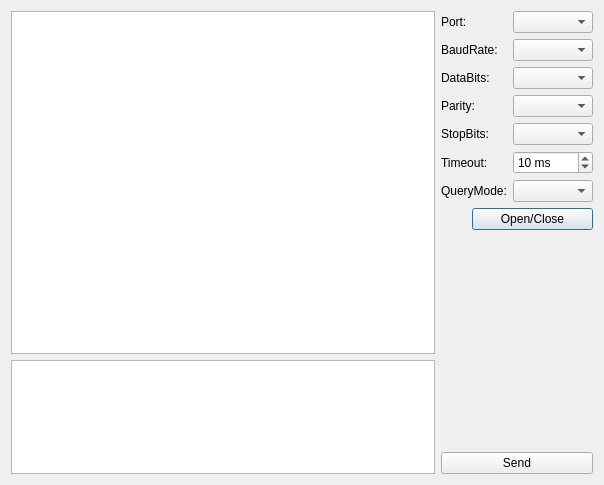
<?xml version="1.0" encoding="UTF-8"?>
<ui version="4.0">
 <class>Dialog</class>
 <widget class="QDialog" name="Dialog">
  <property name="geometry">
   <rect>
    <x>0</x>
    <y>0</y>
    <width>604</width>
    <height>485</height>
   </rect>
  </property>
  <property name="windowTitle">
   <string>Dialog</string>
  </property>
  <layout class="QHBoxLayout" name="horizontalLayout_2">
   <item>
    <layout class="QVBoxLayout" name="verticalLayout" stretch="3,1">
     <item>
      <widget class="QPlainTextEdit" name="recvEdit">
       <property name="maximumBlockCount">
        <number>800</number>
       </property>
      </widget>
     </item>
     <item>
      <widget class="QPlainTextEdit" name="sendEdit"/>
     </item>
    </layout>
   </item>
   <item>
    <layout class="QVBoxLayout" name="verticalLayout_2">
     <item>
      <layout class="QFormLayout" name="formLayout">
       <item row="0" column="0">
        <widget class="QLabel" name="label">
         <property name="text">
          <string>Port:</string>
         </property>
        </widget>
       </item>
       <item row="0" column="1">
        <widget class="QComboBox" name="portBox"/>
       </item>
       <item row="1" column="0">
        <widget class="QLabel" name="label_2">
         <property name="text">
          <string>BaudRate:</string>
         </property>
        </widget>
       </item>
       <item row="1" column="1">
        <widget class="QComboBox" name="baudRateBox"/>
       </item>
       <item row="2" column="0">
        <widget class="QLabel" name="label_3">
         <property name="text">
          <string>DataBits:</string>
         </property>
        </widget>
       </item>
       <item row="2" column="1">
        <widget class="QComboBox" name="dataBitsBox"/>
       </item>
       <item row="3" column="0">
        <widget class="QLabel" name="label_4">
         <property name="text">
          <string>Parity:</string>
         </property>
        </widget>
       </item>
       <item row="3" column="1">
        <widget class="QComboBox" name="parityBox"/>
       </item>
       <item row="4" column="0">
        <widget class="QLabel" name="label_5">
         <property name="text">
          <string>StopBits:</string>
         </property>
        </widget>
       </item>
       <item row="4" column="1">
        <widget class="QComboBox" name="stopBitsBox"/>
       </item>
       <item row="6" column="0">
        <widget class="QLabel" name="label_6">
         <property name="text">
          <string>QueryMode:</string>
         </property>
        </widget>
       </item>
       <item row="6" column="1">
        <widget class="QComboBox" name="queryModeBox"/>
       </item>
       <item row="5" column="0">
        <widget class="QLabel" name="label_7">
         <property name="text">
          <string>Timeout:</string>
         </property>
        </widget>
       </item>
       <item row="5" column="1">
        <widget class="QSpinBox" name="timeoutBox">
         <property name="suffix">
          <string> ms</string>
         </property>
         <property name="minimum">
          <number>-1</number>
         </property>
         <property name="maximum">
          <number>10000</number>
         </property>
         <property name="singleStep">
          <number>10</number>
         </property>
         <property name="value">
          <number>10</number>
         </property>
        </widget>
       </item>
      </layout>
     </item>
     <item>
      <layout class="QHBoxLayout" name="horizontalLayout">
       <item>
        <widget class="HLed" name="led" native="true">
         <property name="sizePolicy">
          <sizepolicy hsizetype="Fixed" vsizetype="Fixed">
           <horstretch>0</horstretch>
           <verstretch>0</verstretch>
          </sizepolicy>
         </property>
         <property name="minimumSize">
          <size>
           <width>20</width>
           <height>20</height>
          </size>
         </property>
         <property name="maximumSize">
          <size>
           <width>25</width>
           <height>25</height>
          </size>
         </property>
        </widget>
       </item>
       <item>
        <widget class="QPushButton" name="openCloseButton">
         <property name="text">
          <string>Open/Close</string>
         </property>
        </widget>
       </item>
      </layout>
     </item>
     <item>
      <spacer name="verticalSpacer">
       <property name="orientation">
        <enum>Qt::Vertical</enum>
       </property>
       <property name="sizeHint" stdset="0">
        <size>
         <width>20</width>
         <height>40</height>
        </size>
       </property>
      </spacer>
     </item>
     <item>
      <widget class="QPushButton" name="sendButton">
       <property name="text">
        <string>Send</string>
       </property>
      </widget>
     </item>
    </layout>
   </item>
  </layout>
 </widget>
 <layoutdefault spacing="6" margin="11"/>
 <customwidgets>
  <customwidget>
   <class>HLed</class>
   <extends>QWidget</extends>
   <header>hled.h</header>
   <container>1</container>
  </customwidget>
 </customwidgets>
 <resources/>
 <connections/>
</ui>
